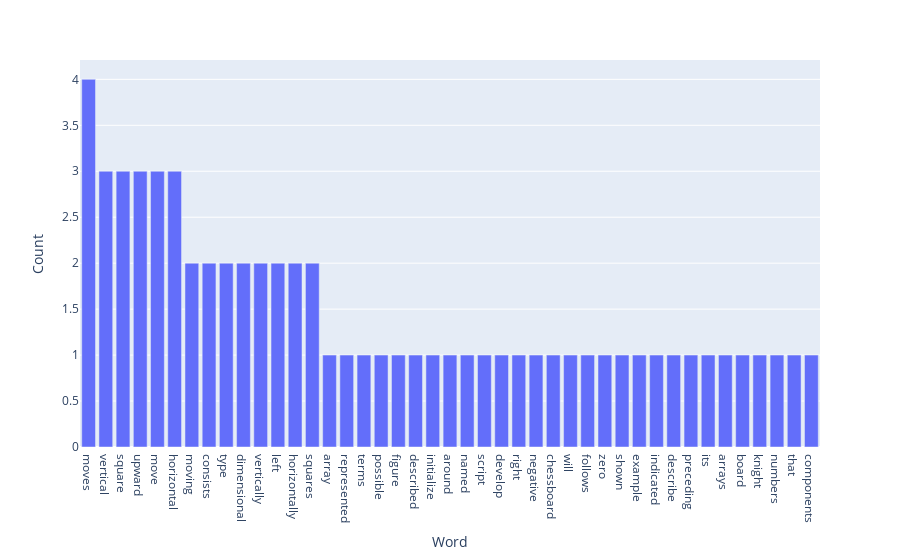

The notebook cell this image was saved under:
### Code cell
text_book = """
Now let's develop a script that will move the knight around a chessboard represented by 
an eight by eight two dimensional array named board. Initialize each square to zero. 
We describe each of the eight possible moves in terms of its horizontal and vertical 
components. For example, a move of type 0, as shown in the preceding figure, consists 
of moving two squares horizontally to the right and one square vertically upward. A move 
of type 2 consists of moving one square horizontally to the left and two squares vertically 
upward. Horizontal moves to the left and vertical moves upward are indicated with negative 
numbers. The eight moves may be described by two one dimensional arrays, horizontal and vertical, 
as follows:
"""
stopwords_book = ["to", "of", "than", "a", "by", "and", "the", "with", "as",
                  "for", "each", "in", "may", "be", "we", "now", "let's",
                  0, "0", "2", 2, "an", "one", "two", "eight", "are"]

text_class_book = TextAnalyzer(text_book, stopwords_book)
text_class_book.display_plot()

### Figure 1 — Plotly figure (JSON) as saved in the notebook; plotly's stock layout.template omitted (floating-point values rounded to 4 significant figures)
{"data": [{"alignmentgroup": "True", "hovertemplate": "Word=%{x}<br>Count=%{y}<extra></extra>", "legendgroup": "", "marker": {"color": "#636efa", "pattern": {"shape": ""}}, "name": "", "offsetgroup": "", "orientation": "v", "showlegend": false, "textposition": "auto", "type": "bar", "x": ["moves", "vertical", "square", "upward", "move", "horizontal", "moving", "consists", "type", "dimensional", "vertically", "left", "horizontally", "squares", "array", "represented", "terms", "possible", "figure", "described", "initialize", "around", "named", "script", "develop", "right", "negative", "chessboard", "will", "follows", "zero", "shown", "example", "indicated", "describe", "preceding", "its", "arrays", "board", "knight", "numbers", "that", "components"], "xaxis": "x", "y": [4, 3, 3, 3, 3, 3, 2, 2, 2, 2, 2, 2, 2, 2, 1, 1, 1, 1, 1, 1, 1, 1, 1, 1, 1, 1, 1, 1, 1, 1, 1, 1, 1, 1, 1, 1, 1, 1, 1, 1, 1, 1, 1], "yaxis": "y"}], "layout": {"barmode": "relative", "legend": {"tracegroupgap": 0}, "margin": {"t": 60}, "xaxis": {"anchor": "y", "domain": [0, 1], "title": {"text": "Word"}}, "yaxis": {"anchor": "x", "domain": [0, 1], "title": {"text": "Count"}}}}
